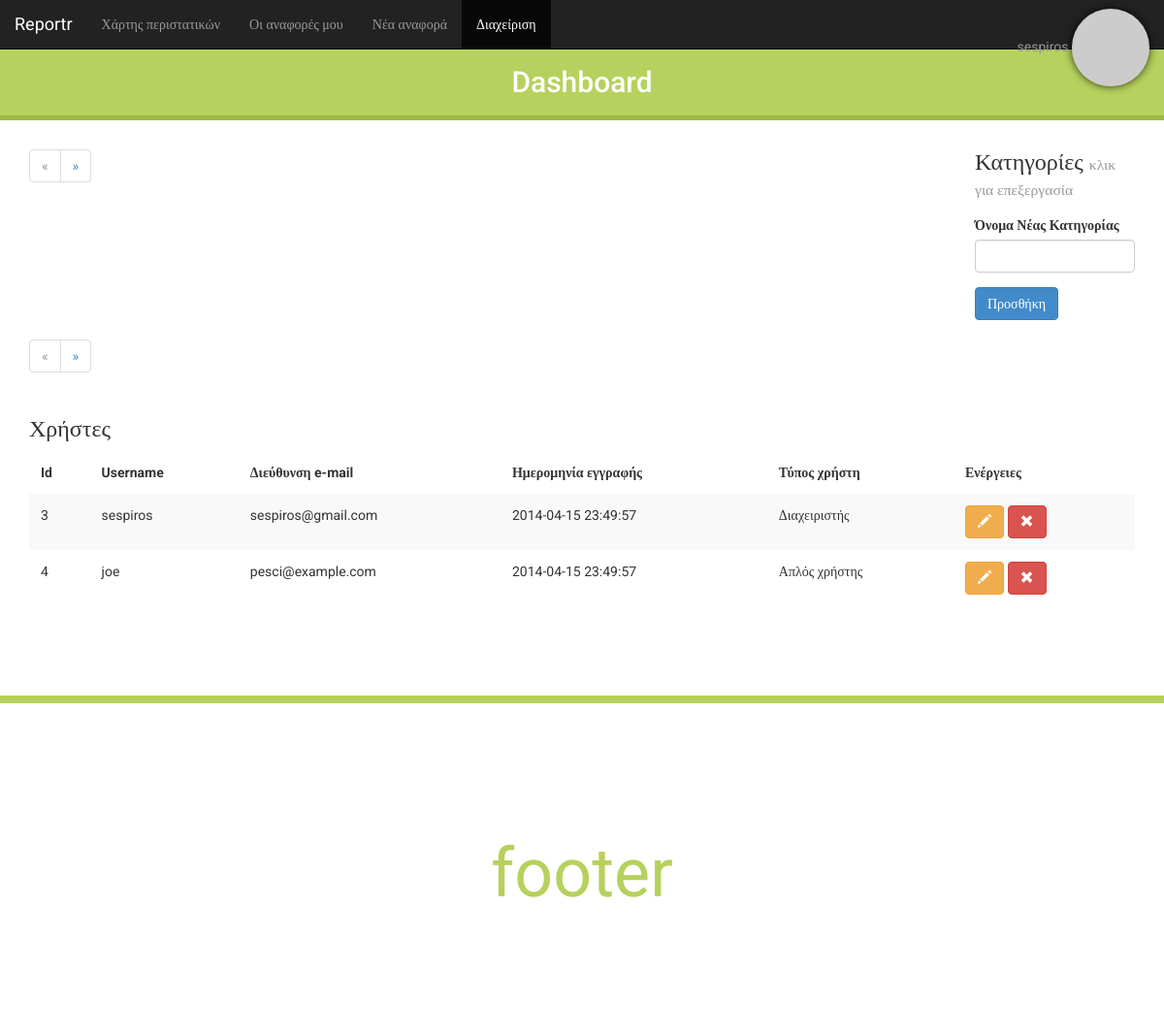
Page /dashboard.php (signed in) on the earlier database version.
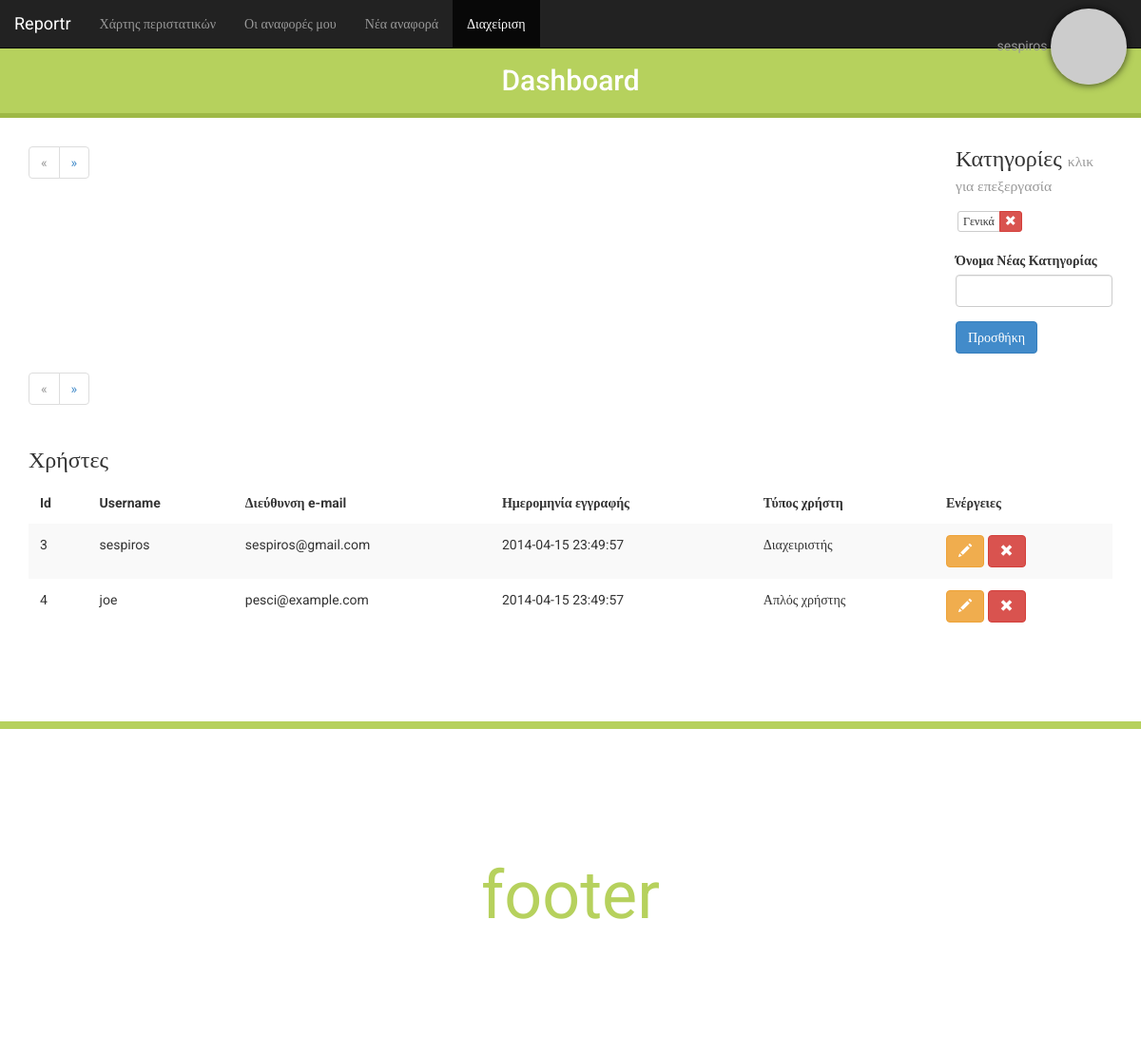
Same page on the later database version.
### tables this page shows
CREATE TABLE IF NOT EXISTS `web_users` (
  `user_id` int(11) NOT NULL AUTO_INCREMENT,
  `user_name` varchar(64) NOT NULL,
  `user_password_hash` varchar(255) NOT NULL,
  `user_email` varchar(64) NOT NULL,
  `user_rememberme_token` varchar(64) DEFAULT NULL,
  `user_failed_logins` tinyint(1) NOT NULL DEFAULT '0',
  `user_last_failed_login` int(10) DEFAULT NULL,
  `user_registration_datetime` datetime NOT NULL DEFAULT '0000-00-00 00:00:00',
  `user_registration_ip` varchar(39) NOT NULL DEFAULT '0.0.0.0',
  `user_type` tinyint(1) DEFAULT '0',
  `user_fullname` text NOT NULL,
  `user_phone` varchar(10) NOT NULL,
  PRIMARY KEY (`user_id`),
  UNIQUE KEY `user_name` (`user_name`),
  UNIQUE KEY `user_email` (`user_email`)
);

CREATE TABLE IF NOT EXISTS `web_categories` (
  `id` int(10) NOT NULL AUTO_INCREMENT,
  `name` varchar(30) NOT NULL,
  PRIMARY KEY (`id`)
);

### classes/adminControls.php (called while the page is built, shortened)
<?php
class adminControls
{
    private $db_connection      = null;
    public function __construct()
    {
		$this->fetchCategories();
		$this->fetchUsers();
    }
    private function databaseConnection()
    {
        if ($this->db_connection != null) {
            return true;
        } else {
            try {
                $this->db_connection = new PDO('mysql:host='. DB_HOST .';dbname='. DB_NAME . ';charset=utf8', DB_USER, DB_PASS);
                return true;
            } catch (PDOException $e) {
                $this->errors[] = "Σφάλμα Βάσης!";
                return false;
            }
        }
    }
	private function fetchCategories()
	{
		if ($this->databaseConnection()) {
			$pdo = $this->db_connection;
			$catStmt = $pdo->prepare('SELECT * FROM web_categories LIMIT 1,1000000');
			if ($catStmt->execute()) {
				$this->categories = $catStmt->fetchAll();
			}
		}
	}
	private function fetchUsers()
	{
		if ($this->databaseConnection()) {
			$pdo = $this->db_connection;
			$catStmt = $pdo->prepare('SELECT * FROM web_users');
			if ($catStmt->execute()) {
				$this->users = $catStmt->fetchAll();
			}
		}
	}
}

### views/dashboard.php (the view, shortened to what this page needs)
<?php include('_header.php'); ?>
    <header>
        <nav class="navbar navbar-inverse navbar-fixed-top" role="navigation">
        <div class="container-fluid">
            <div class="navbar-header">
            <a class="navbar-brand" href="#">Reportr</a>
            </div>
            <div class="collapse navbar-collapse" id="main-nav">
            <ul class="nav navbar-nav navbar-left">
                <li><a href="index.php">Χάρτης περιστατικών</a></li>
                <li><a href="myreports.php#">Οι αναφορές μου</a></li>
                <li><a href="newreport.php">Νέα αναφορά</a></li>
                <li class="active"><a href="#">Διαχείριση</a></li>
            </ul>
            <ul class="nav navbar-nav navbar-right">
                <li class="dropdown">
                <a href="#" class="navbar-brand dropdown-toggle user-img" data-toggle="dropdown"><?php echo $_SESSION['user_name'] . " " . $login->user_gravatar_image_tag?></a>
                </li>
            </ul>
            </div>
        </div>
        </nav>
    </header>
    <h2 class="coloured-banner3 text-center">Dashboard</h2>
    <div class="container">
        <div class="row">
            <div class="col-md-10">
                <div id="page-selection-open"></div>
            </div>
            <div class="col-md-2">
                <h3>Κατηγορίες <small>κλικ για επεξεργασία</small></h3>
				<div id="categories" class="form-group">
<?php
foreach($controls->categories as $name){
?>
	<div class="btn-group btn-group-sm btn-group-xs">
		<button id="<?php echo $name['id']; ?>" type="button" class="category btn btn-default"><span class="editable"><?php echo $name['name']; ?></span></button>
    	<button type="button" class="catRemove btn btn-danger"><span class="glyphicon glyphicon-remove"></span></button>
	</div>
<?php
}
?>
				</div>
                <form id="categoryForm" role="form" method="post">
                    <div class="form-group">
                        <label for="categoryNameId">Όνομα Νέας Κατηγορίας</label>
                        <input type="text" id="categoryNameId" name="categoryName" class="form-control">
                    </div>
                    <button type="submit" name="categorySubmit" class="btn btn-primary">Προσθήκη</button>
                </form>
            </div>
        </div>
        <div class="row">
            <div class="col-md-12">
                <div id="page-selection-closed"></div>
            </div>
        </div>
		<div class ="row">
			<div class="col-md-12">
				<h3>Χρήστες</h3>
				<div class="table-responsive">
					<table class="table table-striped">
						<thead>
							<tr>
								<th>Id</th>
								<th>Username</th>
								<th>Διεύθυνση e-mail</th>
								<th>Ημερομηνία εγγραφής</th>
								<th>Τύπος χρήστη</th>
								<th>Ενέργειες</th>
							</tr>
						</thead>
						<tbody>
<?php
foreach($controls->users as $user){
?>
								<tr>
									<td class="uid"><?php echo $user["user_id"]; ?></td>
									<td class="name"><?php echo $user["user_name"]; ?></td>
									<td class="email"><?php echo $user["user_email"]; ?></td>
									<td><?php echo $user["user_registration_datetime"]; ?></td>
									<td><?php if ($user["user_type"] == 1)echo "Διαχειριστής";else echo "Απλός χρήστης"; ?></td>
									<td>
										<a class="editUser btn btn-warning" data-toggle="modal" data-target="#edit-modal" href="#"><span class="glyphicon glyphicon-pencil"></span></a>
										<a class="delUser btn btn-danger" href="#"><span class="glyphicon glyphicon-remove"></span></a>
									</td>
								</tr>
<?php
}
?>
						</tbody>
					</table>
        		</div>
        	</div>
		</div>
    </div>
    <div class="page-footer page-footer-green">
        <p>footer</p>
    </div>
  </body>
</html>

### classes/Login.php (shortened to what this page needs)
<?php
class Login
{
    private $user_email = "";
    private $user_is_logged_in = false;
    private $user_is_admin = false;
    public function __construct()
    {
        if ($this->isUserLoggedIn() == true) {
            $this->getGravatarImageUrl($this->user_email);
        }
    }
    private function loginWithSessionData()
    {
        $this->user_email = $_SESSION['user_email'];
        $this->user_is_logged_in = true;
        $this->user_type = $_SESSION['user_type'];
        if ( $this->user_type==1 ) {
            $this->user_is_admin = true;
        }
    }
    public function isUserLoggedIn()
    {
        return $this->user_is_logged_in;
    }
    public function isUserAdmin()
    {
        return $this->user_is_admin;
    }
    public function getGravatarImageUrl($email, $s = 50, $d = 'mm', $r = 'g', $atts = array() )
    {
        $url = 'http://www.gravatar.com/avatar/';
        $url .= md5(strtolower(trim($email)));
        $url .= "?s=32";
        $url = '<img style="
            border-radius: 150px;
            -webkit-border-radius: 150px;
            -moz-border-radius: 150px;
            box-shadow: 0 0 8px rgba(0, 0, 0, .8);
            -webkit-box-shadow: 0 0 8px rgba(0, 0, 0, .8);
            -moz-box-shadow: 0 0 8px rgba(0, 0, 0, .8);
            " src="' . $url .'" alt=""/>';
        $this->user_gravatar_image_tag = $url;
    }
}

### dashboard.php (shortened to what this page needs)
<?php
require_once('classes/Login.php');
require_once('classes/adminControls.php');
$login = new Login();
$controls = new adminControls();
if ($login->isUserLoggedIn() == true) {
	if ($controls->showpage){
		if ($login->isUserAdmin() == true) {
			include("views/dashboard.php");
		} else {
			header("Location:index.php");
			die();
		}
	}
} else {
    header("Location:index.php");
    die();
}

### views/_header.php (shortened to what this page needs)
<!DOCTYPE html>
<html lang="en">
  <head>
    <link href="views/css/bootstrap.min.css" rel="stylesheet">
    <link href="views/css/reportr.css" rel="stylesheet">
    <link href="views/css/lightbox.css" rel="stylesheet">
    <link rel="stylesheet" href="http://weloveiconfonts.com/api/?family=fontawesome">
  </head>
  <body>

### views/css/reportr.css (style rules this page uses)
html { position: relative; min-height: 100%; }
body { padding-top: 50px; padding-bottom: 60px; font-family: 'Roboto', 'sans-serif'; height: 100%; }
.coloured-banner3 { margin-top: 0px; padding: 0.6em; background-color: #B6D15D; border-bottom: 5px solid #9EB945; color: #ffffff; }
.navbar .user-img { padding-top: 9px; font-size: 14px; }
#categories .btn-group { margin: 5px 2px; }
.table>thead>tr>th { padding: 12px; border-bottom: none; }
.table>tbody>tr>td { padding: 12px; border-top: none; }
body { margin-bottom: 330px; }
.page-footer { position: absolute; bottom: 0; width: 100%; height: 350px; border-top: 8px solid; line-height: 350px; font-size: 5em; text-align: center; border-color: #222222; color: #222; }
.page-footer-green { border-color: #B6D15D; color: #B6D15D; }

### views/css/lightbox.css (style rules this page uses)
body:after { content: url(../img/close.png) url(../img/loading.gif) url(../img/prev.png) url(../img/next.png); display: none; }

Differences in the rows shown:
added web_categories: name "Γενικά"
